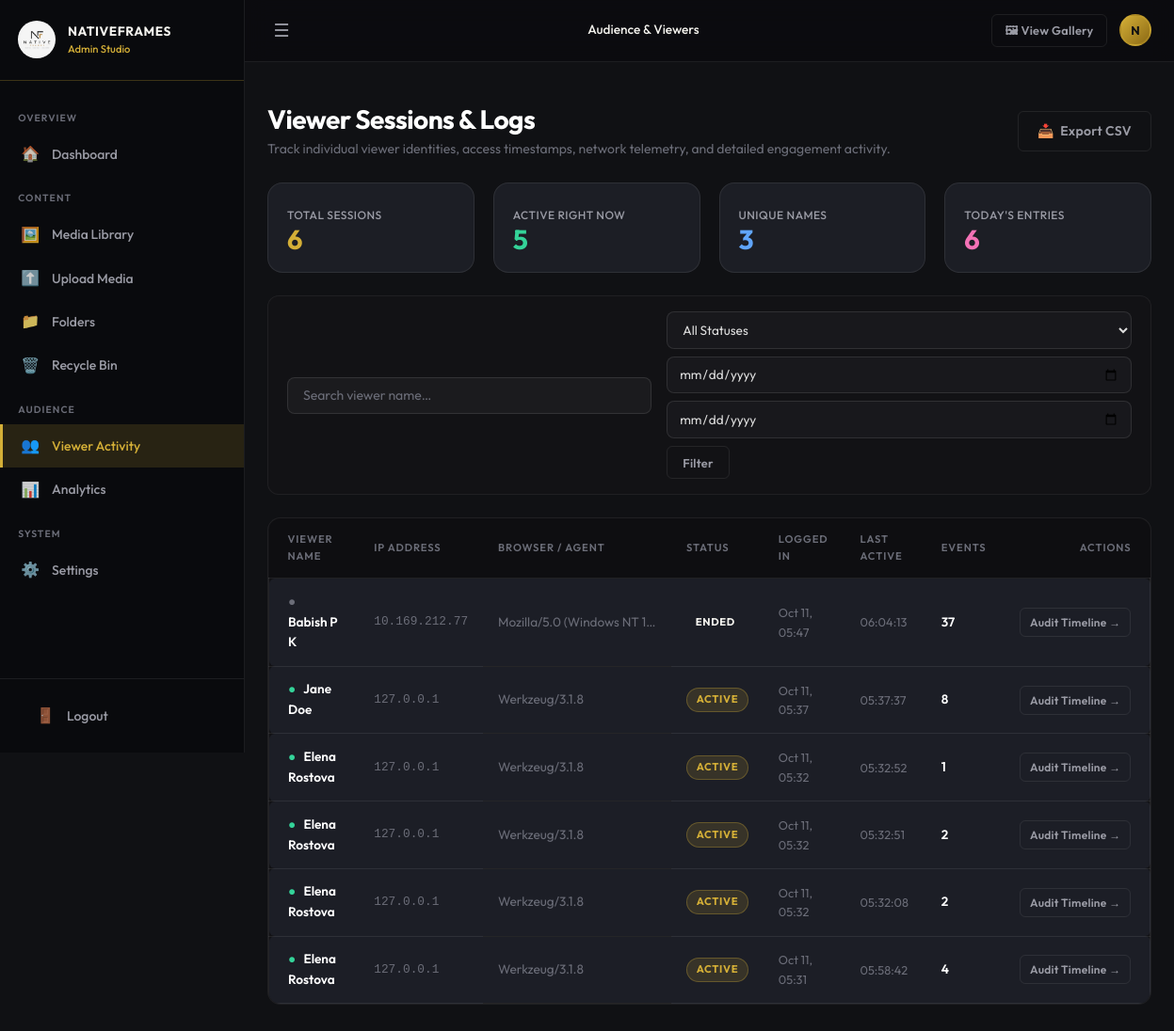
The app's page /admin/viewers (signed in) with its own data.
### app/models.py (models this page shows, shortened)
class BaseModel(db.Model):
    __abstract__ = True

class Admin(BaseModel):
    __tablename__ = 'admins'
    id            = db.Column(db.Integer, primary_key=True)
    username      = db.Column(db.String(120), unique=True, nullable=False, index=True)
    password_hash = db.Column(db.String(256), nullable=False)
    display_name  = db.Column(db.String(150), nullable=True)
    created_at    = db.Column(db.DateTime, nullable=False, default=utcnow)
    last_login_at = db.Column(db.DateTime, nullable=True)
    audit_logs = db.relationship('AdminAuditLog', back_populates='admin', lazy='dynamic')

class ViewerSession(BaseModel):
    __tablename__ = 'viewer_sessions'
    id              = db.Column(db.Integer, primary_key=True)
    display_name    = db.Column(db.String(150), nullable=False, index=True)
    normalized_name = db.Column(db.String(150), nullable=False, index=True)   # lowercase stripped
    session_token   = db.Column(db.String(128), unique=True, nullable=False, index=True)
    created_at      = db.Column(db.DateTime, nullable=False, default=utcnow)
    last_activity_at= db.Column(db.DateTime, nullable=True)
    ended_at        = db.Column(db.DateTime, nullable=True)
    session_status  = db.Column(db.String(20), nullable=False, default='active')  # active | expired | ended
    ip_address      = db.Column(db.String(80), nullable=True)
    user_agent      = db.Column(db.String(300), nullable=True)
    events     = db.relationship('MediaEvent', back_populates='session', lazy='dynamic')
    likes      = db.relationship('MediaLike', back_populates='session', lazy='dynamic')
    favourites = db.relationship('MediaFavourite', back_populates='session', lazy='dynamic')

### app/admin/routes.py (the view)
@admin_bp.route('/viewers')
@admin_required
def viewers():
    page        = request.args.get('page', 1, type=int)
    per_page    = 25
    search      = request.args.get('q', '').strip()
    filter_status = request.args.get('status', '')
    date_from   = request.args.get('date_from', '')
    date_to     = request.args.get('date_to', '')
    q = ViewerSession.query
    if search:
        q = q.filter(ViewerSession.display_name.ilike(f'%{search}%'))
    if filter_status in ('active', 'expired', 'ended'):
        q = q.filter(ViewerSession.session_status == filter_status)
    if date_from:
        try:
            df = datetime.strptime(date_from, '%Y-%m-%d')
            q  = q.filter(ViewerSession.created_at >= df)
        except ValueError:
            pass
    if date_to:
        try:
            dt = datetime.strptime(date_to, '%Y-%m-%d') + timedelta(days=1)
            q  = q.filter(ViewerSession.created_at < dt)
        except ValueError:
            pass
    q = q.order_by(desc(ViewerSession.created_at))
    pagination = q.paginate(page=page, per_page=per_page, error_out=False)
    total_sessions  = ViewerSession.query.count()
    active_sessions = ViewerSession.query.filter_by(session_status='active').count()
    unique_names    = db.session.query(func.count(func.distinct(ViewerSession.normalized_name))).scalar()
    today_sessions  = ViewerSession.query.filter(
        func.date(ViewerSession.created_at) == utcnow().date()
    ).count()
    return render_template('admin/viewers.html',
        sessions=pagination.items, pagination=pagination,
        search=search, filter_status=filter_status,
        date_from=date_from, date_to=date_to,
        total_sessions=total_sessions, active_sessions=active_sessions,
        unique_names=unique_names, today_sessions=today_sessions,
    )

### app/utils.py (called while the page is built)
def admin_required(f):
    @wraps(f)
    def decorated(*args, **kwargs):
        if not session.get('admin_logged') or not session.get('admin_id'):
            return redirect(url_for('auth.admin_login', next=request.url))
        admin = Admin.query.get(session['admin_id'])
        if not admin:
            session.clear()
            return redirect(url_for('auth.admin_login'))
        g.admin = admin
        return f(*args, **kwargs)
    return decorated

def utcnow():
    return datetime.now(timezone.utc).replace(tzinfo=None)

### app/templates/admin/viewers.html (shortened to what this page needs)
{% extends "base_admin.html" %}
{% block breadcrumb %}Audience & Viewers{% endblock %}
{% block content %}
<div style="display:flex; flex-direction:column; gap:1.5rem;">
  <div style="display:flex; justify-content:space-between; align-items:center; flex-wrap:wrap; gap:1rem;">
    <div>
      <h1 style="font-size:1.75rem; font-weight:700; color:#fff; margin:0 0 0.25rem;">
        Viewer Sessions & Logs
      </h1>
      <p style="color:var(--nf-text-dim); font-size:0.875rem; margin:0;">
        Track individual viewer identities, access timestamps, network telemetry, and detailed engagement activity.
      </p>
    </div>
    <div style="display:flex; gap:0.75rem;">
      <a href="{{ url_for('admin.export_viewers', q=search, date_from=date_from, date_to=date_to) }}" class="btn btn-ghost" style="display:flex; align-items:center; gap:0.4rem;">
        <span>📥</span> Export CSV
      </a>
    </div>
  </div>
  <div style="display:grid; grid-template-columns:repeat(auto-fit, minmax(200px, 1fr)); gap:1.25rem;">
    <div class="stat-card">
      <span class="stat-label">Total Sessions</span>
      <div class="stat-value" style="color:var(--nf-gold);">{{ total_sessions }}</div>
    </div>
    <div class="stat-card">
      <span class="stat-label">Active Right Now</span>
      <div class="stat-value" style="color:#34d399;">{{ active_sessions }}</div>
    </div>
    <div class="stat-card">
      <span class="stat-label">Unique Names</span>
      <div class="stat-value" style="color:#60a5fa;">{{ unique_names }}</div>
    </div>
    <div class="stat-card">
      <span class="stat-label">Today's Entries</span>
      <div class="stat-value" style="color:#f472b6;">{{ today_sessions }}</div>
    </div>
  </div>
  <div class="card" style="padding:1rem 1.25rem; background:#121215; border:1px solid rgba(255,255,255,0.06); border-radius:12px;">
    <form method="GET" action="{{ url_for('admin.viewers') }}" style="display:flex; flex-wrap:wrap; gap:1rem; align-items:center; justify-content:space-between;">
      <div style="flex:1; min-width:220px;">
        <input type="text"
               name="q"
               value="{{ search }}"
               placeholder="Search viewer name…"
               class="form-control"
               style="width:100%; background:rgba(255,255,255,0.04); border:1px solid rgba(255,255,255,0.1); color:#fff; border-radius:8px; padding:0.6rem 1rem; font-size:0.875rem;" />
      </div>
      <div style="display:flex; flex-wrap:wrap; gap:0.5rem; align-items:center;">
        <select name="status" class="form-control" style="background:#18181c; border:1px solid rgba(255,255,255,0.1); color:#ddd; border-radius:8px; padding:0.55rem 0.75rem; font-size:0.85rem;" onchange="this.form.submit()">
          <option value="">All Statuses</option>
        </select>
        <input type="date" name="date_from" value="{{ date_from }}" class="form-control" style="background:#18181c; border:1px solid rgba(255,255,255,0.1); color:#ddd; border-radius:8px; padding:0.55rem 0.75rem; font-size:0.85rem;" title="Date from" />
        <input type="date" name="date_to" value="{{ date_to }}" class="form-control" style="background:#18181c; border:1px solid rgba(255,255,255,0.1); color:#ddd; border-radius:8px; padding:0.55rem 0.75rem; font-size:0.85rem;" title="Date to" />
        <button type="submit" class="btn btn-ghost btn-sm" style="padding:0.55rem 1rem;">Filter</button>
      </div>
    </form>
  </div>
  <div class="card" style="background:#121215; border:1px solid rgba(255,255,255,0.06); border-radius:14px; overflow:hidden;">
    <div style="overflow-x:auto;">
      <table class="viewers-table" style="width:100%; border-collapse:collapse; font-size:0.875rem;">
        <thead>
          <tr style="color:var(--nf-text-dim); text-align:left; border-bottom:1px solid rgba(255,255,255,0.06); background:rgba(0,0,0,0.2);">
            <th style="padding:0.85rem 1.25rem;">Viewer Name</th>
            <th style="padding:0.85rem 1rem;">IP Address</th>
            <th style="padding:0.85rem 1rem;">Browser / Agent</th>
            <th style="padding:0.85rem 1rem;">Status</th>
            <th style="padding:0.85rem 1rem;">Logged In</th>
            <th style="padding:0.85rem 1rem;">Last Active</th>
            <th style="padding:0.85rem 1rem;">Events</th>
            <th style="padding:0.85rem 1.25rem; text-align:right;">Actions</th>
          </tr>
        </thead>
        <tbody>
          {% if sessions %}
          {% for s in sessions %}
          <tr class="session-row" style="border-bottom:1px solid rgba(255,255,255,0.03);">
            <td style="padding:0.85rem 1.25rem; font-weight:600; color:#fff;">
              <span style="color:{% if s.session_status == 'active' %}#34d399{% else %}var(--nf-text-dim){% endif %}; margin-right:0.35rem;">●</span>
              {{ s.display_name }}
            </td>
            <td style="padding:0.85rem 1rem; color:var(--nf-text-dim); font-family:monospace; font-size:0.8rem;">
              {{ s.ip_address or '—' }}
            </td>
            <td style="padding:0.85rem 1rem; color:var(--nf-text-dim); max-width:200px; white-space:nowrap; overflow:hidden; text-overflow:ellipsis;" title="{{ s.user_agent }}">
              {{ s.user_agent or 'Unknown' }}
            </td>
            <td style="padding:0.85rem 1rem;">
              <span class="badge {% if s.session_status == 'active' %}badge-gold{% else %}badge-ghost{% endif %}" style="font-size:0.7rem;">
                {{ s.session_status }}
              </span>
            </td>
            <td style="padding:0.85rem 1rem; color:var(--nf-text-dim); font-size:0.8rem;">
              {{ s.created_at.strftime('%b %d, %H:%M') if s.created_at else '—' }}
            </td>
            <td style="padding:0.85rem 1rem; color:var(--nf-text-dim); font-size:0.8rem;">
              {{ s.last_activity_at.strftime('%H:%M:%S') if s.last_activity_at else '—' }}
            </td>
            <td style="padding:0.85rem 1rem; font-weight:600; color:#fff;">
              {{ s.events.count() }}
            </td>
            <td style="padding:0.85rem 1.25rem; text-align:right;">
              <a href="{{ url_for('admin.viewer_events', session_id=s.id) }}" class="btn btn-ghost btn-sm" style="padding:0.3rem 0.6rem; font-size:0.75rem;">
                Audit Timeline →
              </a>
            </td>
          </tr>
          {% endfor %}
          {% endif %}
        </tbody>
      </table>
    </div>
  </div>
</div>
{% endblock %}

### app/templates/base_admin.html (shortened to what this page needs)
<!DOCTYPE html>
<html lang="en">
<head>
  <link rel="stylesheet" href="{{ url_for('static', filename='css/main.css') }}" />
</head>
<body>
<div class="admin-wrapper">
  <aside class="nf-sidebar" id="nf-sidebar" role="navigation" aria-label="Admin navigation">
    <div class="sidebar-brand">
      <img src="{{ url_for('static', filename='images/nativeframes-logo.jpg') }}" alt="NativeFrames" />
      <div class="sidebar-brand-text">
        <div class="sidebar-brand-name">NativeFrames</div>
        <div class="sidebar-brand-sub">Admin Studio</div>
      </div>
    </div>
    <nav class="sidebar-nav">
      <div class="nav-section-label">Overview</div>
      <a href="{{ url_for('admin.dashboard') }}"
         class="nav-item {% if request.endpoint == 'admin.dashboard' %}active{% endif %}">
        <span class="icon">🏠</span> Dashboard
      </a>
      <div class="nav-section-label">Content</div>
      <a href="{{ url_for('admin.media_library') }}"
         class="nav-item {% if request.endpoint in ('admin.media_library','admin.edit_media') %}active{% endif %}">
        <span class="icon">🖼️</span> Media Library
      </a>
      <a href="{{ url_for('admin.upload_media') }}"
         class="nav-item {% if request.endpoint == 'admin.upload_media' %}active{% endif %}">
        <span class="icon">⬆️</span> Upload Media
      </a>
      <a href="{{ url_for('admin.folders') }}"
         class="nav-item {% if request.endpoint in ('admin.folders','admin.create_folder','admin.edit_folder') %}active{% endif %}">
        <span class="icon">📁</span> Folders
      </a>
      <a href="{{ url_for('admin.trash') }}"
         class="nav-item {% if request.endpoint == 'admin.trash' %}active{% endif %}">
        <span class="icon">🗑️</span> Recycle Bin
      </a>
      <div class="nav-section-label">Audience</div>
      <a href="{{ url_for('admin.viewers') }}"
         class="nav-item {% if request.endpoint in ('admin.viewers','admin.viewer_events') %}active{% endif %}">
        <span class="icon">👥</span> Viewer Activity
      </a>
      <a href="{{ url_for('admin.analytics') }}"
         class="nav-item {% if request.endpoint == 'admin.analytics' %}active{% endif %}">
        <span class="icon">📊</span> Analytics
      </a>
      <div class="nav-section-label">System</div>
      <a href="{{ url_for('admin.settings') }}"
         class="nav-item {% if request.endpoint == 'admin.settings' %}active{% endif %}">
        <span class="icon">⚙️</span> Settings
      </a>
    </nav>
    <div class="sidebar-footer">
      <a href="{{ url_for('auth.admin_logout') }}" class="nav-item hover-gold">
        <span class="icon">🚪</span> Logout
      </a>
    </div>
  </aside>
  <main class="admin-main" id="admin-main">
    <header class="admin-topbar">
      <button class="sidebar-toggle" id="sidebar-toggle" aria-label="Toggle sidebar">
        ☰
      </button>
      <div class="topbar-breadcrumb">
        <span>{% block breadcrumb %}Dashboard{% endblock %}</span>
      </div>
      <div class="topbar-actions">
        <a href="{{ url_for('gallery.index') }}" class="btn btn-ghost btn-sm" target="_blank" title="View Gallery">
          🖼 View Gallery
        </a>
        <div class="admin-avatar" title="{{ g.admin.username if g.admin else 'Admin' }}">
          {{ (g.admin.username[0]|upper) if g.admin else 'A' }}
        </div>
      </div>
    </header>
    <div style="padding: .75rem 1.5rem 0;">
    </div>
    <div class="admin-content">
      {% block content %}{% endblock %}
    </div>
  </main>
</div>
</body>
</html>

### records on screen
Admin: username "N"
ViewerSession: display_name "Babish P K", ip_address "10.169.212.77", user_agent "Mozilla/5.0 (Windows NT 1…", session_status "ENDED", created_at "Oct 11, 05:47", last_activity_at "06:04:13", events.count "37"
ViewerSession: display_name "Jane Doe", ip_address "127.0.0.1", user_agent "Werkzeug/3.1.8", session_status "ACTIVE", created_at "Oct 11, 05:37", last_activity_at "05:37:37", events.count "8"
ViewerSession: display_name "Elena Rostova", ip_address "127.0.0.1", user_agent "Werkzeug/3.1.8", session_status "ACTIVE", created_at "Oct 11, 05:32", last_activity_at "05:32:52", events.count "1"
ViewerSession: display_name "Elena Rostova", ip_address "127.0.0.1", user_agent "Werkzeug/3.1.8", session_status "ACTIVE", created_at "Oct 11, 05:32", last_activity_at "05:32:51", events.count "2"
ViewerSession: display_name "Elena Rostova", ip_address "127.0.0.1", user_agent "Werkzeug/3.1.8", session_status "ACTIVE", created_at "Oct 11, 05:32", last_activity_at "05:32:08", events.count "2"
ViewerSession: display_name "Elena Rostova", ip_address "127.0.0.1", user_agent "Werkzeug/3.1.8", session_status "ACTIVE", created_at "Oct 11, 05:31", last_activity_at "05:58:42", events.count "4"

### other values on screen
{{ total_sessions }} "6"
{{ active_sessions }} "5"
{{ unique_names }} "3"
{{ today_sessions }} "6"
